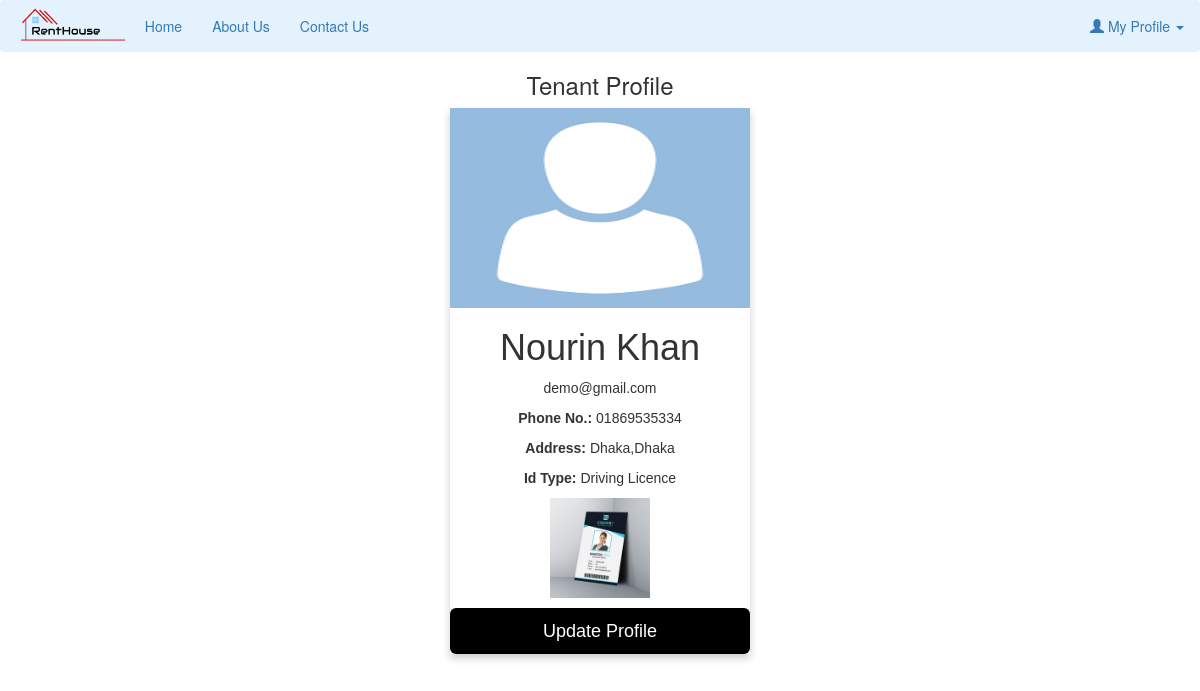
The app's page /profile.php (signed in) with its own data.
### tables this page shows
CREATE TABLE `tenant` (
  `tenant_id` int(10) NOT NULL,
  `full_name` varchar(100) NOT NULL,
  `email` varchar(100) NOT NULL,
  `password` varchar(100) NOT NULL,
  `phone_no` varchar(30) NOT NULL,
  `address` varchar(200) NOT NULL,
  `id_type` varchar(100) NOT NULL,
  `id_photo` varchar(1000) NOT NULL,
  `image` varchar(255) NOT NULL,
  `tenant_rand_id` varchar(255) NOT NULL
);

### profile.php (the view, shortened to what this page needs)
<?php
include('navbar.php');
 ?>
 <center><h3>Tenant Profile</h3></center>
      <div class="container">
      <?php
        include("config/config.php");
        $u_email= $_SESSION["email"];
        $sql="SELECT * from tenant where email='$u_email'";
        $result=mysqli_query($db,$sql);
        if(mysqli_num_rows($result)>0)
      {
          while($rows=mysqli_fetch_assoc($result)){
       ?>
        <div class="card">
  <img src="images/avatar.png" alt="John" style="height:200px; width: 100%">
  <h1><?php echo $rows['full_name']; ?></h1>
  <p class="title"><?php echo $rows['email']; ?></p>
  <p><b>Phone No.: </b><?php echo $rows['phone_no']; ?></p>
  <p><b>Address: </b><?php echo $rows['address']; ?></p>
  <p><b>Id Type: </b><?php echo $rows['id_type']; ?></p>
  <p><img src="<?php echo $rows['id_photo']; ?>" height="100px"></p>
  <p><button type="button" class="btn btn-lg" data-toggle="modal" data-target="#myModal">Update Profile</button></p>
</div>
<?php }} ?>

### profile.php (style rules this page uses)
.card { box-shadow: 0 4px 8px 0 rgba(0, 0, 0, 0.2); max-width: 300px; margin: auto; text-align: center; font-family: arial; }
button { border: none; outline: 0; display: inline-block; padding: 8px; color: white; background-color: #000; text-align: center; cursor: pointer; width: 100%; font-size: 18px; }

### records on screen
tenant: full_name "Nourin Khan", email "demo@gmail.com", phone_no "01869535334", address "Dhaka,Dhaka", id_type "Driving Licence", id_photo (picture)
